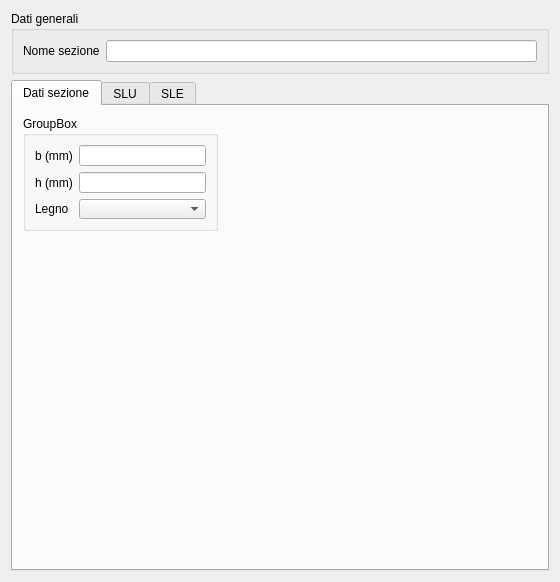
<?xml version="1.0" encoding="UTF-8"?>
<ui version="4.0">
 <class>SectionWoodPanel</class>
 <widget class="QWidget" name="SectionWoodPanel">
  <property name="geometry">
   <rect>
    <x>0</x>
    <y>0</y>
    <width>560</width>
    <height>582</height>
   </rect>
  </property>
  <property name="windowTitle">
   <string>Form</string>
  </property>
  <layout class="QGridLayout" name="gridLayout_2">
   <item row="0" column="0">
    <widget class="QGroupBox" name="groupBox">
     <property name="title">
      <string>Dati generali</string>
     </property>
     <layout class="QGridLayout" name="gridLayout">
      <item row="0" column="0">
       <widget class="QLabel" name="nameLabel">
        <property name="text">
         <string>Nome sezione</string>
        </property>
       </widget>
      </item>
      <item row="0" column="1">
       <widget class="QLineEdit" name="nameLineEdit"/>
      </item>
     </layout>
    </widget>
   </item>
   <item row="1" column="0">
    <widget class="QTabWidget" name="tabWidget">
     <property name="currentIndex">
      <number>0</number>
     </property>
     <widget class="QWidget" name="tab">
      <attribute name="title">
       <string>Dati sezione</string>
      </attribute>
      <widget class="QGroupBox" name="groupBox_2">
       <property name="geometry">
        <rect>
         <x>10</x>
         <y>10</y>
         <width>195</width>
         <height>115</height>
        </rect>
       </property>
       <property name="title">
        <string>GroupBox</string>
       </property>
       <layout class="QGridLayout" name="gridLayout_4">
        <item row="0" column="0">
         <widget class="QLabel" name="label_11">
          <property name="text">
           <string>b (mm)</string>
          </property>
         </widget>
        </item>
        <item row="0" column="1">
         <widget class="QLineEdit" name="lineEdit"/>
        </item>
        <item row="1" column="0">
         <widget class="QLabel" name="label_12">
          <property name="text">
           <string>h (mm)</string>
          </property>
         </widget>
        </item>
        <item row="1" column="1">
         <widget class="QLineEdit" name="lineEdit_2"/>
        </item>
        <item row="2" column="0">
         <widget class="QLabel" name="label_6">
          <property name="text">
           <string>Legno</string>
          </property>
         </widget>
        </item>
        <item row="2" column="1">
         <widget class="QComboBox" name="comboBox"/>
        </item>
       </layout>
      </widget>
     </widget>
     <widget class="QWidget" name="tabSLU">
      <attribute name="title">
       <string>SLU</string>
      </attribute>
      <widget class="QGroupBox" name="loadCasesGroupBox">
       <property name="geometry">
        <rect>
         <x>10</x>
         <y>20</y>
         <width>451</width>
         <height>121</height>
        </rect>
       </property>
       <property name="title">
        <string>Condizioni di carico</string>
       </property>
       <layout class="QGridLayout" name="gridLayout_3">
        <item row="0" column="0">
         <widget class="QLabel" name="label">
          <property name="text">
           <string>N</string>
          </property>
         </widget>
        </item>
        <item row="0" column="1">
         <widget class="QSpinBox" name="spinBox"/>
        </item>
        <item row="1" column="0" colspan="2">
         <widget class="QTableView" name="tableView"/>
        </item>
       </layout>
      </widget>
      <widget class="QGroupBox" name="combinationsGroupBox">
       <property name="geometry">
        <rect>
         <x>10</x>
         <y>150</y>
         <width>511</width>
         <height>301</height>
        </rect>
       </property>
       <property name="title">
        <string>Combinazioni</string>
       </property>
       <widget class="QGroupBox" name="groupBox_3">
        <property name="geometry">
         <rect>
          <x>7</x>
          <y>28</y>
          <width>301</width>
          <height>211</height>
         </rect>
        </property>
        <property name="title">
         <string>Istantanea</string>
        </property>
        <widget class="QLabel" name="label_2">
         <property name="geometry">
          <rect>
           <x>20</x>
           <y>30</y>
           <width>52</width>
           <height>13</height>
          </rect>
         </property>
         <property name="text">
          <string>&lt;!DOCTYPE HTML PUBLIC &quot;-//W3C//DTD HTML 4.0//EN&quot; &quot;http://www.w3.org/TR/REC-html40/strict.dtd&quot;&gt;
&lt;html&gt;&lt;head&gt;&lt;meta name=&quot;qrichtext&quot; content=&quot;1&quot; /&gt;&lt;/head&gt;
&lt;body&gt;
σ&lt;span style=&quot; vertical-align:sub;&quot;&gt;c,0,d&lt;/span&gt; [MPa]
&lt;/body&gt;&lt;/html&gt;</string>
         </property>
        </widget>
        <widget class="QLabel" name="label_3">
         <property name="geometry">
          <rect>
           <x>20</x>
           <y>50</y>
           <width>52</width>
           <height>13</height>
          </rect>
         </property>
         <property name="text">
          <string>&lt;!DOCTYPE HTML PUBLIC &quot;-//W3C//DTD HTML 4.0//EN&quot; &quot;http://www.w3.org/TR/REC-html40/strict.dtd&quot;&gt;
&lt;html&gt;&lt;head&gt;&lt;meta name=&quot;qrichtext&quot; content=&quot;1&quot; /&gt;&lt;/head&gt;
&lt;body&gt;
σ&lt;span style=&quot; vertical-align:sub;&quot;&gt;t,0,d&lt;/span&gt; [MPa]
&lt;/body&gt;&lt;/html&gt;</string>
         </property>
        </widget>
        <widget class="QLabel" name="label_4">
         <property name="geometry">
          <rect>
           <x>20</x>
           <y>70</y>
           <width>52</width>
           <height>13</height>
          </rect>
         </property>
         <property name="text">
          <string>&lt;!DOCTYPE HTML PUBLIC &quot;-//W3C//DTD HTML 4.0//EN&quot; &quot;http://www.w3.org/TR/REC-html40/strict.dtd&quot;&gt;
&lt;html&gt;&lt;head&gt;&lt;meta name=&quot;qrichtext&quot; content=&quot;1&quot; /&gt;&lt;/head&gt;
&lt;body&gt;
σ&lt;span style=&quot; vertical-align:sub;&quot;&gt;m,x,d&lt;/span&gt; [MPa]
&lt;/body&gt;&lt;/html&gt;</string>
         </property>
        </widget>
        <widget class="QLabel" name="label_5">
         <property name="geometry">
          <rect>
           <x>20</x>
           <y>90</y>
           <width>52</width>
           <height>13</height>
          </rect>
         </property>
         <property name="text">
          <string>&lt;!DOCTYPE HTML PUBLIC &quot;-//W3C//DTD HTML 4.0//EN&quot; &quot;http://www.w3.org/TR/REC-html40/strict.dtd&quot;&gt;
&lt;html&gt;&lt;head&gt;&lt;meta name=&quot;qrichtext&quot; content=&quot;1&quot; /&gt;&lt;/head&gt;
&lt;body&gt;
σ&lt;span style=&quot; vertical-align:sub;&quot;&gt;m,y,d&lt;/span&gt; [MPa]
&lt;/body&gt;&lt;/html&gt;</string>
         </property>
        </widget>
        <widget class="QLabel" name="label_7">
         <property name="geometry">
          <rect>
           <x>20</x>
           <y>120</y>
           <width>52</width>
           <height>13</height>
          </rect>
         </property>
         <property name="text">
          <string>&lt;!DOCTYPE HTML PUBLIC &quot;-//W3C//DTD HTML 4.0//EN&quot; &quot;http://www.w3.org/TR/REC-html40/strict.dtd&quot;&gt;
&lt;html&gt;&lt;head&gt;&lt;meta name=&quot;qrichtext&quot; content=&quot;1&quot; /&gt;&lt;/head&gt;
&lt;body&gt;
τ&lt;span style=&quot; vertical-align:sub;&quot;&gt;y&lt;/span&gt; [MPa]
&lt;/body&gt;&lt;/html&gt;</string>
         </property>
        </widget>
        <widget class="QLabel" name="label_8">
         <property name="geometry">
          <rect>
           <x>20</x>
           <y>140</y>
           <width>52</width>
           <height>13</height>
          </rect>
         </property>
         <property name="text">
          <string>&lt;!DOCTYPE HTML PUBLIC &quot;-//W3C//DTD HTML 4.0//EN&quot; &quot;http://www.w3.org/TR/REC-html40/strict.dtd&quot;&gt;
&lt;html&gt;&lt;head&gt;&lt;meta name=&quot;qrichtext&quot; content=&quot;1&quot; /&gt;&lt;/head&gt;
&lt;body&gt;
τ&lt;span style=&quot; vertical-align:sub;&quot;&gt;x&lt;/span&gt; [MPa]
&lt;/body&gt;&lt;/html&gt;</string>
         </property>
        </widget>
        <widget class="QLabel" name="label_9">
         <property name="geometry">
          <rect>
           <x>20</x>
           <y>160</y>
           <width>52</width>
           <height>13</height>
          </rect>
         </property>
         <property name="text">
          <string>&lt;!DOCTYPE HTML PUBLIC &quot;-//W3C//DTD HTML 4.0//EN&quot; &quot;http://www.w3.org/TR/REC-html40/strict.dtd&quot;&gt;
&lt;html&gt;&lt;head&gt;&lt;meta name=&quot;qrichtext&quot; content=&quot;1&quot; /&gt;&lt;/head&gt;
&lt;body&gt;
τ&lt;span style=&quot; vertical-align:sub;&quot;&gt;d&lt;/span&gt; [MPa]
&lt;/body&gt;&lt;/html&gt;</string>
         </property>
        </widget>
        <widget class="QLabel" name="label_10">
         <property name="geometry">
          <rect>
           <x>20</x>
           <y>180</y>
           <width>52</width>
           <height>13</height>
          </rect>
         </property>
         <property name="text">
          <string>&lt;!DOCTYPE HTML PUBLIC &quot;-//W3C//DTD HTML 4.0//EN&quot; &quot;http://www.w3.org/TR/REC-html40/strict.dtd&quot;&gt;
&lt;html&gt;&lt;head&gt;&lt;meta name=&quot;qrichtext&quot; content=&quot;1&quot; /&gt;&lt;/head&gt;
&lt;body&gt;
τ&lt;span style=&quot; vertical-align:sub;&quot;&gt;tor&lt;/span&gt; [MPa]
&lt;/body&gt;&lt;/html&gt;</string>
         </property>
        </widget>
       </widget>
      </widget>
     </widget>
     <widget class="QWidget" name="tabSLE">
      <attribute name="title">
       <string>SLE</string>
      </attribute>
     </widget>
    </widget>
   </item>
  </layout>
 </widget>
 <resources/>
 <connections/>
</ui>
